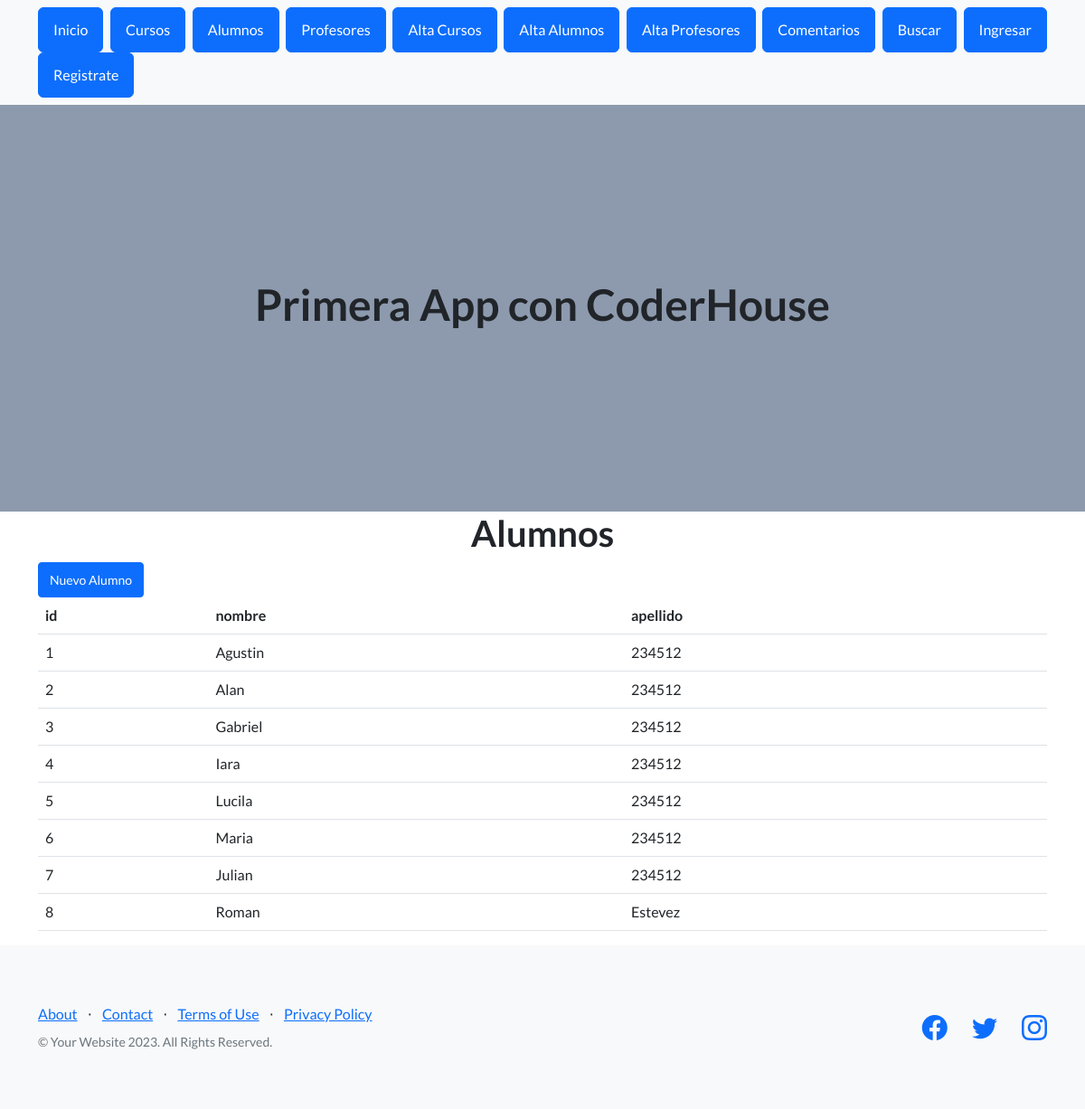
/AppCoder/ver_alumnos, run on the app's committed database.
### AppCoder/models.py (models this page shows, shortened)
class Alumno(models.Model):
    nombre = models.CharField(max_length=40)
    apellido = models.CharField(max_length=40)

### AppCoder/views.py (the view)
# urls.py: path("ver_alumnos", views.ver_alumnos , name="alumnos"),
def ver_alumnos(request):
    alumnos = Alumno.objects.all()
    dicc = {"alumnos": alumnos}
    plantilla = loader.get_template("alumnos.html")
    documento = plantilla.render(dicc)
    return HttpResponse(documento)

### AppCoder/template/alumnos.html (shortened to what this page needs)
{% extends "padre.html" %}
{% load static %}
{% block contenido %}
    <main class="container">
        <h1 class="text-xl-center title"> Alumnos </h1>
        <a href="alta_alumno" class="btn btn-primary btn-sm">Nuevo Alumno</a>
        <table class="table">
            <thead>
                <tr>
                    <th>id</th>
                    <th>nombre</th>
                    <th>apellido</th>
                </tr>
            </thead>
            <tbody>
                {% for n in alumnos %}
                <tr>
                    <td>{{n.id}}</td>
                    <td>{{n.nombre}}</td>
                    <td>{{n.apellido}}</td>
                </tr>
                {% endfor %}
            </tbody>
        </table>
    </main>
{% endblock %}

### data on the page
Alumno: id "1", nombre "Agustin", apellido "234512"
Alumno: id "2", nombre "Alan", apellido "234512"
Alumno: id "3", nombre "Gabriel", apellido "234512"
Alumno: id "4", nombre "Iara", apellido "234512"
Alumno: id "5", nombre "Lucila", apellido "234512"
Alumno: id "6", nombre "Maria", apellido "234512"
Alumno: id "7", nombre "Julian", apellido "234512"
Alumno: id "8", nombre "Roman", apellido "Estevez"
